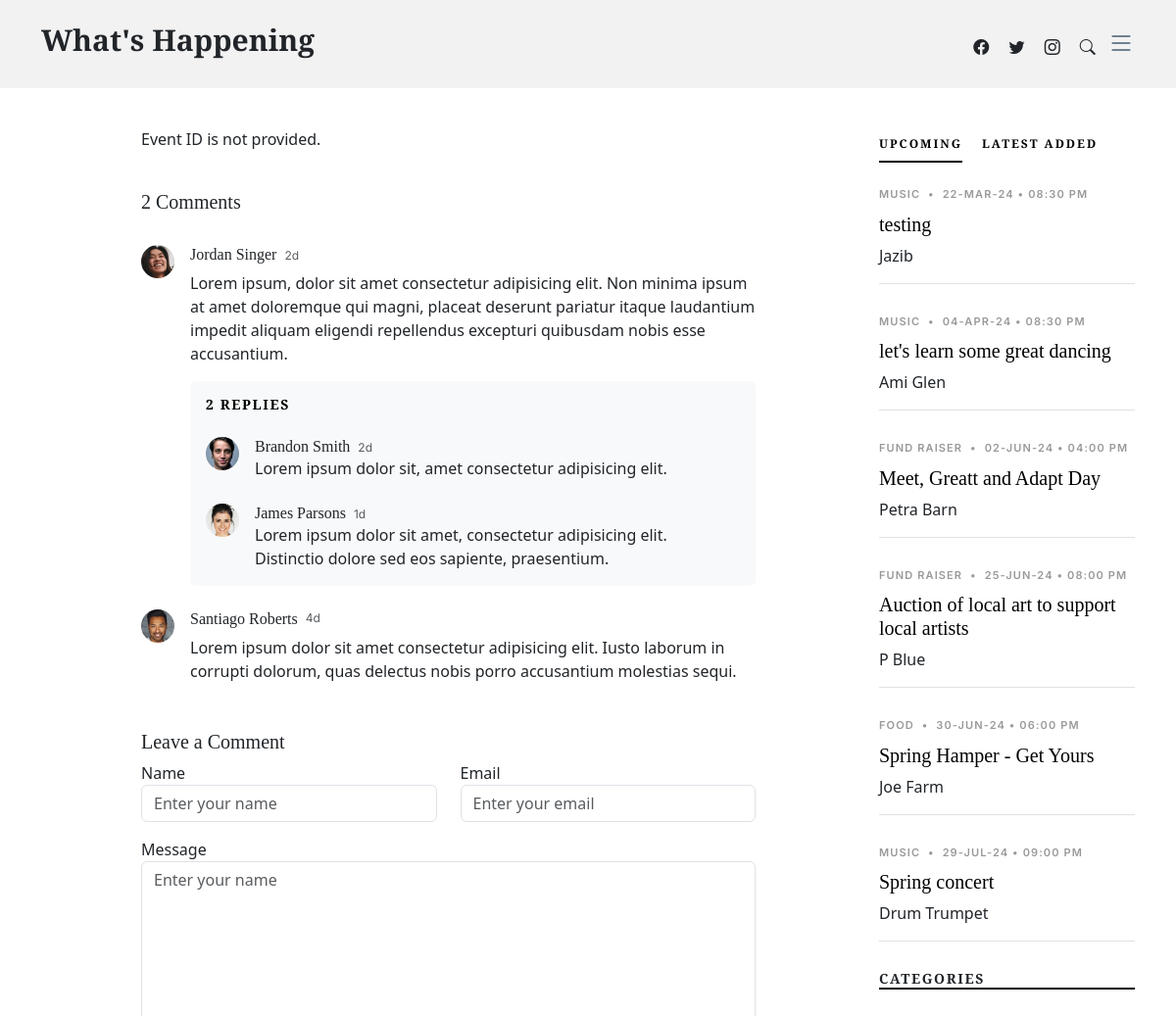
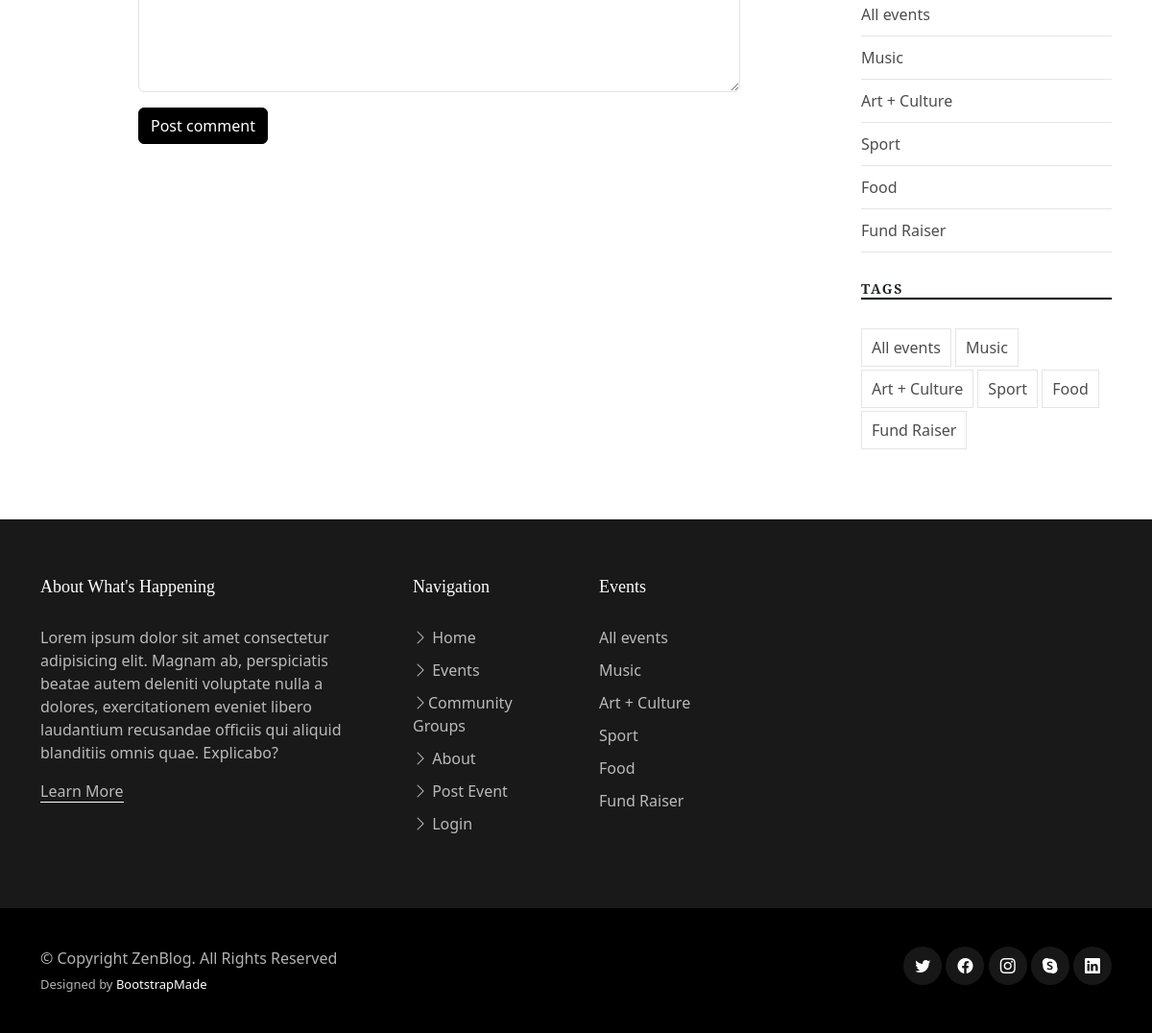
The page /single-post.php on the database its author committed (2 pictures, top to bottom).
### tables this page shows
CREATE TABLE `events` (
  `EventID` int(11) NOT NULL,
  `EventTypeID` int(11) NOT NULL,
  `GroupID` int(11) NOT NULL,
  `EventDate` timestamp NOT NULL DEFAULT CURRENT_TIMESTAMP,
  `SubmitDate` timestamp NOT NULL DEFAULT CURRENT_TIMESTAMP,
  `EventTitle` varchar(100) NOT NULL,
  `EventImage` varchar(50) NOT NULL,
  `EventDesc` text NOT NULL
);

CREATE TABLE `eventtypes` (
  `EventTypeID` int(11) NOT NULL,
  `EventType` varchar(100) NOT NULL
);

CREATE TABLE `groups` (
  `GroupID` int(11) NOT NULL,
  `GroupName` varchar(100) NOT NULL,
  `GroupImage` varchar(50) NOT NULL,
  `GroupType` varchar(100) NOT NULL,
  `GroupDesc` text NOT NULL,
  `ContactName` varchar(255) NOT NULL,
  `ContactEmail` varchar(255) NOT NULL
);

### single-post.php (the view, shortened to what this page needs)
<!DOCTYPE html>
<html lang="en">
<head>
  <link href="assets/vendor/bootstrap/css/bootstrap.min.css" rel="stylesheet">
  <link href="assets/vendor/bootstrap-icons/bootstrap-icons.css" rel="stylesheet">
  <link href="assets/vendor/swiper/swiper-bundle.min.css" rel="stylesheet">
  <link href="assets/vendor/glightbox/css/glightbox.min.css" rel="stylesheet">
  <link href="assets/vendor/aos/aos.css" rel="stylesheet">
  <link href="assets/css/variables.css" rel="stylesheet">
  <link href="assets/css/main.css" rel="stylesheet">
</head>
<body>
  <header id="header" class="header d-flex align-items-center fixed-top">
    <div class="container-fluid container-xl d-flex align-items-center justify-content-between">
      <a href="index.php" class="logo d-flex align-items-center">
        <h1>What's Happening</h1>
      </a>
      <div class="position-relative">
        <a href="#" class="mx-2"><span class="bi-facebook"></span></a>
        <a href="#" class="mx-2"><span class="bi-twitter"></span></a>
        <a href="#" class="mx-2"><span class="bi-instagram"></span></a>
        <a href="#" class="mx-2 js-search-open"><span class="bi-search"></span></a>
        <i class="bi bi-list mobile-nav-toggle"></i>
      </div>
    </div>
  </header>
  <main id="main">
    <section class="single-post-content">
      <div class="container">
        <div class="row">
          <div class="col-md-9 post-content" data-aos="fade-up">
            <?php
            include_once 'serverlogin.php';
            $connection = new mysqli($db_hostname, $db_username, $db_password, $db_database);
            if (isset ($_REQUEST['EventID'])) {
              $event_id = $_REQUEST['EventID'];
              $query = "SELECT Events.*, Groups.GroupName, Groups.ContactName, Groups.ContactEmail, EventTypes.EventType
                          FROM Events
                          INNER JOIN Groups ON Events.GroupID = Groups.GroupID
                          INNER JOIN EventTypes ON Events.EventTypeID = EventTypes.EventTypeID
                          WHERE EventID = $event_id";
              $result = mysqli_query($connection, $query);
              if (mysqli_num_rows($result) > 0) {
                $event = mysqli_fetch_assoc($result);
                echo '<div class="single-post">
                    <div class="post-meta"><strong>' . $event['EventType'] . ' <span class="mx-1">&bullet;</span> Date: ' . date('D d M, Y', strtotime($event['EventDate'])) . ' TIME: ' . date('h:i a', strtotime($event['EventDate'])) . '</strong></div>
                    <h1 class="mt-3 mb-5"><strong>' . $event['EventTitle'] . '</strong></h1>
                          <h2 class="mb-2"><strong>Organizer: ' . $event['GroupName'] . '</strong></h2>
                          <h3 class="mt-2 mb-5">(Contact ' . $event['ContactName'] . ' at ' . $event['ContactEmail'] . ' for more info)</h3>
                          <p><span class="firstcharacter">' . substr($event['EventDesc'], 0, 1) . '</span>' . substr($event['EventDesc'], 1) . '</p>
                          <br>
                          <figure class="my-4">
                            <img src="' . $event['EventImage'] . '" alt="" class="img-fluid">
                          </figure>
                        </div>';
              } else {
                echo '<p>No event found with the provided ID.</p>';
              }
            } else {
              echo '<p>Event ID is not provided.</p>';
            }
            ?>
            <div class="comments">
              <h5 class="comment-title py-4">2 Comments</h5>
              <div class="comment d-flex mb-4">
                <div class="flex-shrink-0">
                  <div class="avatar avatar-sm rounded-circle">
                    <img class="avatar-img" src="assets/img/person-5.jpg" alt="" class="img-fluid">
                  </div>
                </div>
                <div class="flex-grow-1 ms-2 ms-sm-3">
                  <div class="comment-meta d-flex align-items-baseline">
                    <h6 class="me-2">Jordan Singer</h6>
                    <span class="text-muted">2d</span>
                  </div>
                  <div class="comment-body">
                    Lorem ipsum, dolor sit amet consectetur adipisicing elit. Non minima ipsum at amet doloremque qui
                    magni, placeat deserunt pariatur itaque laudantium impedit aliquam eligendi repellendus excepturi
                    quibusdam nobis esse accusantium.
                  </div>
                  <div class="comment-replies bg-light p-3 mt-3 rounded">
                    <h6 class="comment-replies-title mb-4 text-muted text-uppercase">2 replies</h6>
                    <div class="reply d-flex mb-4">
                      <div class="flex-shrink-0">
                        <div class="avatar avatar-sm rounded-circle">
                          <img class="avatar-img" src="assets/img/person-4.jpg" alt="" class="img-fluid">
                        </div>
                      </div>
                      <div class="flex-grow-1 ms-2 ms-sm-3">
                        <div class="reply-meta d-flex align-items-baseline">
                          <h6 class="mb-0 me-2">Brandon Smith</h6>
                          <span class="text-muted">2d</span>
                        </div>
                        <div class="reply-body">
                          Lorem ipsum dolor sit, amet consectetur adipisicing elit.
                        </div>
                      </div>
                    </div>
                    <div class="reply d-flex">
                      <div class="flex-shrink-0">
                        <div class="avatar avatar-sm rounded-circle">
                          <img class="avatar-img" src="assets/img/person-3.jpg" alt="" class="img-fluid">
                        </div>
                      </div>
                      <div class="flex-grow-1 ms-2 ms-sm-3">
                        <div class="reply-meta d-flex align-items-baseline">
                          <h6 class="mb-0 me-2">James Parsons</h6>
                          <span class="text-muted">1d</span>
                        </div>
                        <div class="reply-body">
                          Lorem ipsum dolor sit amet, consectetur adipisicing elit. Distinctio dolore sed eos sapiente,
                          praesentium.
                        </div>
                      </div>
                    </div>
                  </div>
                </div>
              </div>
              <div class="comment d-flex">
                <div class="flex-shrink-0">
                  <div class="avatar avatar-sm rounded-circle">
                    <img class="avatar-img" src="assets/img/person-2.jpg" alt="" class="img-fluid">
                  </div>
                </div>
                <div class="flex-shrink-1 ms-2 ms-sm-3">
                  <div class="comment-meta d-flex">
                    <h6 class="me-2">Santiago Roberts</h6>
                    <span class="text-muted">4d</span>
                  </div>
                  <div class="comment-body">
                    Lorem ipsum dolor sit amet consectetur adipisicing elit. Iusto laborum in corrupti dolorum, quas
                    delectus nobis porro accusantium molestias sequi.
                  </div>
                </div>
              </div>
            </div>
            <div class="row justify-content-center mt-5">
              <div class="col-lg-12">
                <h5 class="comment-title">Leave a Comment</h5>
                <div class="row">
                  <div class="col-lg-6 mb-3">
                    <label for="comment-name">Name</label>
                    <input type="text" class="form-control" id="comment-name" placeholder="Enter your name">
                  </div>
                  <div class="col-lg-6 mb-3">
                    <label for="comment-email">Email</label>
                    <input type="text" class="form-control" id="comment-email" placeholder="Enter your email">
                  </div>
                  <div class="col-12 mb-3">
                    <label for="comment-message">Message</label>
                    <textarea class="form-control" id="comment-message" placeholder="Enter your name" cols="30"
                      rows="10"></textarea>
                  </div>
                  <div class="col-12">
                    <input type="submit" class="btn btn-primary" value="Post comment">
                  </div>
                </div>
              </div>
            </div>
          </div>
          <div class="col-md-3">
            <div class="aside-block">
              <ul class="nav nav-pills custom-tab-nav mb-4" id="pills-tab" role="tablist">
                <li class="nav-item" role="presentation">
                  <button class="nav-link active" id="pills-popular-tab" data-bs-toggle="pill"
                    data-bs-target="#pills-popular" type="button" role="tab" aria-controls="pills-popular"
                    aria-selected="true">Upcoming</button>
                </li>
                <li class="nav-item" role="presentation">
                  <button class="nav-link" id="pills-trending-tab" data-bs-toggle="pill"
                    data-bs-target="#pills-trending" type="button" role="tab" aria-controls="pills-trending"
                    aria-selected="false">Latest Added</button>
                </li>
              </ul>
              <div class="tab-content" id="pills-tabContent">
                <?php
                include_once 'serverlogin.php';
                $connection = new mysqli($db_hostname, $db_username, $db_password, $db_database);
                $happeningSoonQuery = "SELECT e.*, et.EventType, c.ContactName
                    FROM events e
                    JOIN eventtypes et ON e.EventTypeID = et.EventTypeID
                    JOIN groups c ON e.GroupID = c.GroupID
                    WHERE e.EventDate >= CURDATE()
                    ORDER BY e.EventDate ASC";
                $happeningSoonResult = mysqli_query($connection, $happeningSoonQuery);
                if ($happeningSoonResult) {
                  echo '<div class="tab-pane fade show active" id="pills-popular" role="tabpanel" aria-labelledby="pills-popular-tab">';
                  while ($happeningSoonEvent = mysqli_fetch_assoc($happeningSoonResult)) {
                    $formattedDateTime = date_format(date_create($happeningSoonEvent['EventDate']), 'd-M-y') . ' &bull; ' . date_format(date_create($happeningSoonEvent['EventDate']), 'h:i A');
                    echo '<div class="post-entry-1 border-bottom">
                <div class="post-meta"><span class="date">' . $happeningSoonEvent['EventType'] . '</span> <span class="mx-1">&bullet;</span>
                    <span>' . $formattedDateTime . '</span>
                </div>
                <h2 class="mb-2"><a href="#">' . $happeningSoonEvent['EventTitle'] . '</a></h2>
                <span class="author mb-3 d-block">' . $happeningSoonEvent['ContactName'] . '</span>
            </div>';
                  }
                  echo '</div>';
                } else {
                  echo "Error: " . mysqli_error($connection);
                }
                ?>
              </div>
            </div>
            <div class="aside-block">
              <h3 class="aside-title">Categories</h3>
              <ul class="aside-links list-unstyled">
                <li><a href="events.php?category=All">All events</a></li>
                <li><a href="events.php?category=Music">Music</a></li>
                <li><a href="events.php?category=Art+Culture">Art + Culture</a></li>
                <li><a href="events.php?category=Sport">Sport</a></li>
                <li><a href="events.php?category=Food">Food</a></li>
                <li><a href="events.php?category=Fund+Raiser">Fund Raiser</a></li>
              </ul>
            </div>
            <div class="aside-block">
              <h3 class="aside-title">Tags</h3>
              <ul class="aside-tags list-unstyled">
                <li><a href="events.php?category=All">All events</a></li>
                <li><a href="events.php?category=Music">Music</a></li>
                <li><a href="events.php?category=Art+Culture">Art + Culture</a></li>
                <li><a href="events.php?category=Sport">Sport</a></li>
                <li><a href="events.php?category=Food">Food</a></li>
                <li><a href="events.php?category=Fund+Raiser">Fund Raiser</a></li>
              </ul>
            </div>
          </div>
        </div>
      </div>
    </section>
  </main>
  <footer id="footer" class="footer">
    <div class="footer-content">
      <div class="container">
        <div class="row g-5">
          <div class="col-lg-4">
            <h3 class="footer-heading">About What's Happening</h3>
            <p>Lorem ipsum dolor sit amet consectetur adipisicing elit. Magnam ab, perspiciatis beatae autem deleniti
              voluptate nulla a dolores, exercitationem eveniet libero laudantium recusandae officiis qui aliquid
              blanditiis omnis quae. Explicabo?</p>
            <p><a href="about.php" class="footer-link-more">Learn More</a></p>
          </div>
          <div class="col-6 col-lg-2">
            <h3 class="footer-heading">Navigation</h3>
            <ul class="footer-links list-unstyled">
              <li><a href="index.php"><i class="bi bi-chevron-right"></i> Home</a></li>
              <li><a href="events.php"><i class="bi bi-chevron-right"></i> Events</a></li>
              <li><a href="groups.php"><i class="bi bi-chevron-right"></i>Community Groups</a></li>
              <li><a href="about.php"><i class="bi bi-chevron-right"></i> About</a></li>
              <li><a href="post.php"><i class="bi bi-chevron-right"></i> Post Event</a></li>
              <li><a href="login.php"><i class="bi bi-chevron-right"></i> Login</a></li>
            </ul>
          </div>
          <div class="col-6 col-lg-2">
            <h3 class="footer-heading">Events</h3>
            <ul class="footer-links list-unstyled">
              <li><a href="events.php?category=All">All events</a></li>
              <li><a href="events.php?category=Music">Music</a></li>
              <li><a href="events.php?category=Art+Culture">Art + Culture</a></li>
              <li><a href="events.php?category=Sport">Sport</a></li>
              <li><a href="events.php?category=Food">Food</a></li>
              <li><a href="events.php?category=Fund+Raiser">Fund Raiser</a></li>
            </ul>
          </div>
        </div>
      </div>
    </div>
    <div class="footer-legal">
      <div class="container">
        <div class="row justify-content-between">
          <div class="col-md-6 text-center text-md-start mb-3 mb-md-0">
            <div class="copyright">
              © Copyright <strong><span>ZenBlog</span></strong>. All Rights Reserved
            </div>
            <div class="credits">
              Designed by <a href="https://bootstrapmade.com/">BootstrapMade</a>
            </div>
          </div>
          <div class="col-md-6">
            <div class="social-links mb-3 mb-lg-0 text-center text-md-end">
              <a href="#" class="twitter"><i class="bi bi-twitter"></i></a>
              <a href="#" class="facebook"><i class="bi bi-facebook"></i></a>
              <a href="#" class="instagram"><i class="bi bi-instagram"></i></a>
              <a href="#" class="google-plus"><i class="bi bi-skype"></i></a>
              <a href="#" class="linkedin"><i class="bi bi-linkedin"></i></a>
            </div>
          </div>
        </div>
      </div>
    </div>
  </footer>
</body>
</html>

### rows shown on the page
events: EventTypeID.EventType "MUSIC", EventDate "22-MAR-24 • 08:30 PM", EventTitle "testing", GroupID.ContactName "Jazib"
events: EventTypeID.EventType "MUSIC", EventDate "04-APR-24 • 08:30 PM", EventTitle "let's learn some great dancing", GroupID.ContactName "Ami Glen"
events: EventTypeID.EventType "FUND RAISER", EventDate "02-JUN-24 • 04:00 PM", EventTitle "Meet, Greatt and Adapt Day", GroupID.ContactName "Petra Barn"
events: EventTypeID.EventType "FUND RAISER", EventDate "25-JUN-24 • 08:00 PM", EventTitle "Auction of local art to support local artists", GroupID.ContactName "P Blue"
events: EventTypeID.EventType "FOOD", EventDate "30-JUN-24 • 06:00 PM", EventTitle "Spring Hamper - Get Yours", GroupID.ContactName "Joe Farm"
events: EventTypeID.EventType "MUSIC", EventDate "29-JUL-24 • 09:00 PM", EventTitle "Spring concert", GroupID.ContactName "Drum Trumpet"
